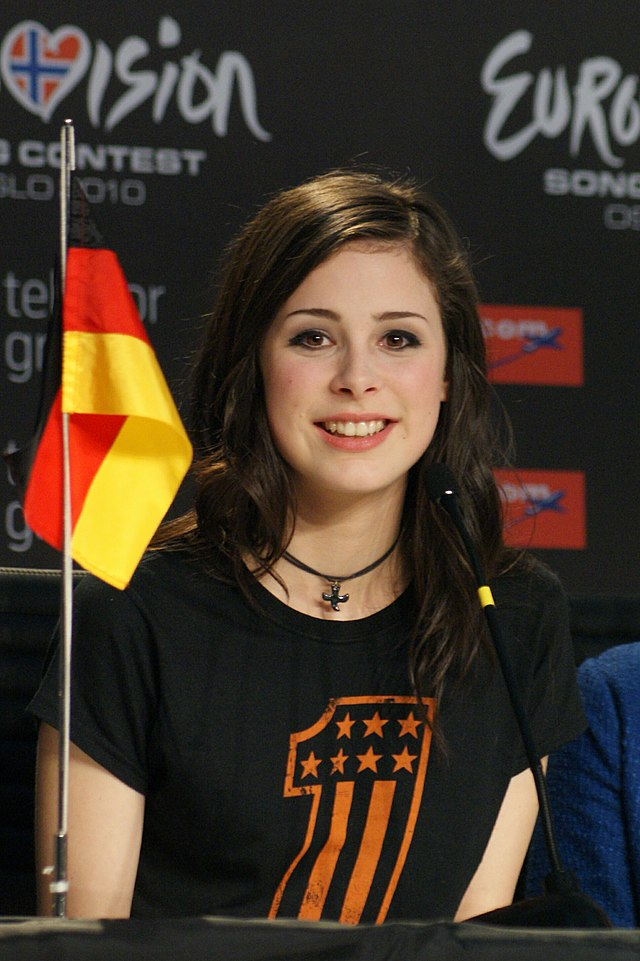
#> input picture lena3.jpg, 640 x 961 px, found by its file name
$ python hill.py
#> lines starting #> are read from the running program, lines starting #| are printed output that depends on the picture
import imageio as img
import numpy as np
import matplotlib.pyplot as plt

def isOne (m):
    a = m[0] [0]
    b = m[0] [1]
    c = m[1] [0]
    d = m[1] [1]
    return (a*d) - (b*c)==1

def encrypt(image,m):
    if not isOne(m):
        return "Determinan Matriks harus 1"
    result = np.zeros_like(image)
    a = m[0] [0]
    b = m[0] [1]
    c = m[1] [0]
    d = m[1] [1]
    for i in range(0,image.shape[0]-1,2):
        for j in range(0,image.shape[1]):
            r1 = ((image[i,j,0] * a ) + (image[i+1,j,0] * c))%256
            r2 = ((image[i,j,0] * b ) + (image[i+1,j,0] * d))%256

            g1 = ((image[i,j,1] * a ) + (image[i+1,j,1] * c))%256
            g2 = ((image[i,j,1] * b ) + (image[i+1,j,1] * d))%256

            b1 = ((image[i,j,2] * a ) + (image[i+1,j,2] * c))%256
            b2 = ((image[i,j,2] * b ) + (image[i+1,j,2] * d))%256

            result[i,j,0]= r1
            result[i+1,j,0]= r2
            result[i,j,1]= g1
            result[i+1,j,1]= g2
            result[i,j,2]= b1
            result [i+1,j,2]= b2
    return result

image = img.imread("C://Users//User//Downloads//PCDsesi14//lena3.jpg")
#> image is the input picture: shape (961, 640, 3); mean R, G, B 69.3, 56, 43.5
m = np.array([
    [3,2],
    [7,5]
])
imgEnc = encrypt(image,m)
#> after the loop in encrypt, `for i in range(0,image.shape[0]-1,2):`:
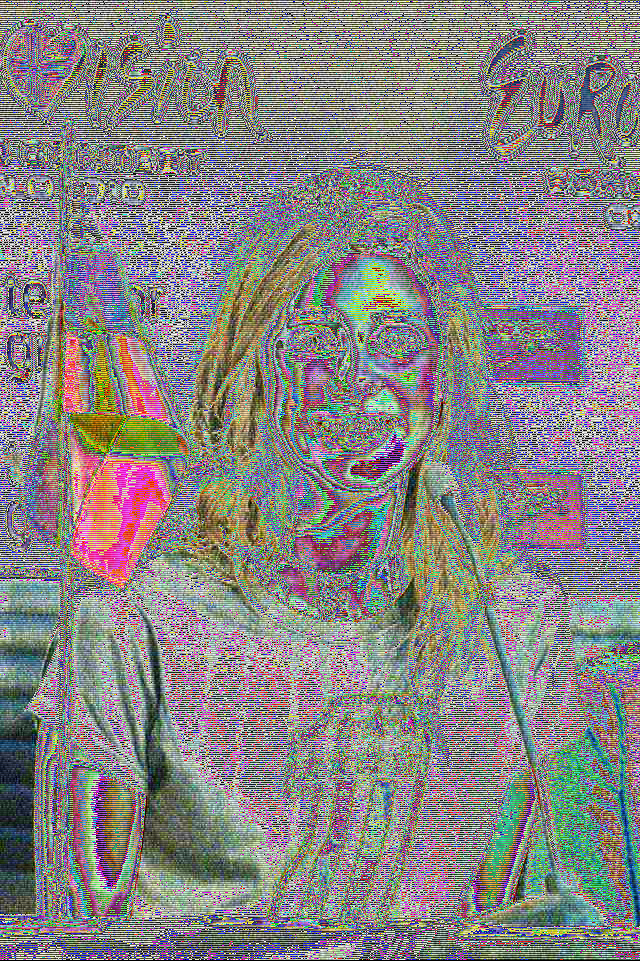
#> result: shape (961, 640, 3); mean R, G, B 135.2, 132, 132
plt.figure(figsize=(10,10))
plt.subplot(1,3,1)
plt.imshow(image)
plt.subplot(1,3,2)
plt.imshow(imgEnc)
plt.show()
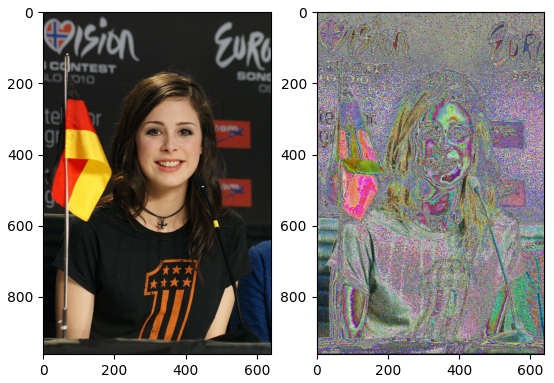
#> figure drawn by matplotlib, 2 panels
